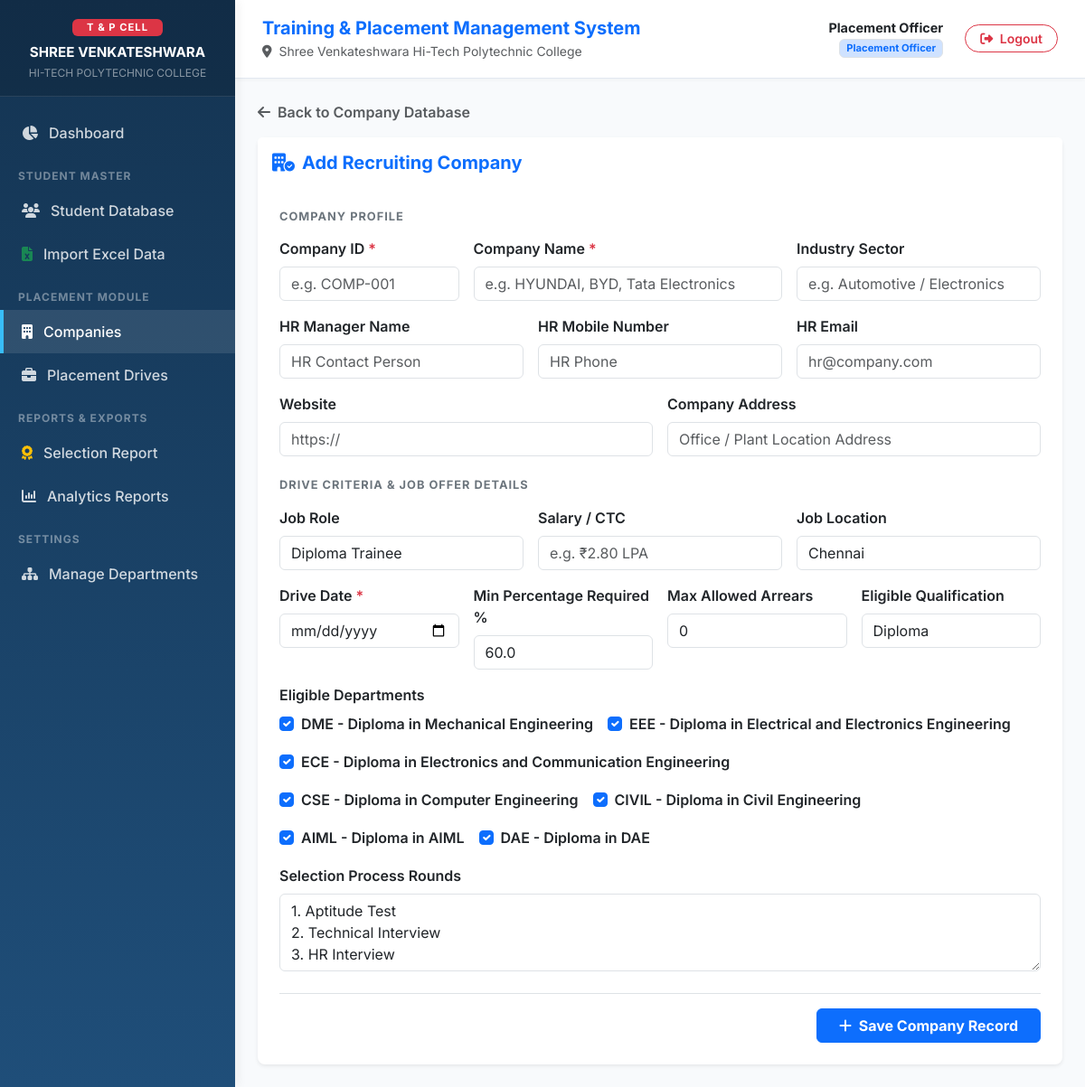
Screenshot of /companies/add/ (signed in) with the database file from the repository.
### placement_app/models.py (models this page shows, shortened)
class Department(models.Model):
    code = models.CharField(max_length=10, unique=True, help_text="e.g. DME, EEE, ECE, CSE, CIVIL")
    name = models.CharField(max_length=100, help_text="e.g. Diploma in Mechanical Engineering")

### placement_app/views.py (the view, shortened to what this page needs)
# urls.py: path('companies/add/', views.company_create_view, name='company_create'),
@login_required
def company_create_view(request):
    departments = Department.objects.all()
    return render(request, 'companies/company_form.html', {'departments': departments})

### placement_app/templates/companies/company_form.html (shortened to what this page needs)
{% extends 'base.html' %}
{% block content %}
<div class="mb-3">
    <a href="{% url 'company_list' %}" class="text-decoration-none text-muted fw-semibold">
        <i class="fa-solid fa-arrow-left me-1"></i> Back to Company Database
    </a>
</div>
<div class="card border-0 shadow-sm rounded-3">
    <div class="card-header bg-white py-3 border-0">
        <h5 class="fw-bold mb-0 text-primary">
            {% if company %}
                <i class="fa-solid fa-pen-to-square me-2"></i>Edit Company Record: {{ company.name }}
            {% else %}
                <i class="fa-solid fa-building-circle-check me-2"></i>Add Recruiting Company
            {% endif %}
        </h5>
    </div>
    <div class="card-body p-4">
        <form method="post">
            <h6 class="fw-bold text-uppercase text-secondary mb-3" style="font-size: 0.8rem; letter-spacing: 1px;">Company Profile</h6>
            <div class="row g-3 mb-4">
                <div class="col-md-3">
                    <label class="form-label fw-semibold">Company ID <span class="text-danger">*</span></label>
                    <input type="text" name="company_id" class="form-control" value="{{ company.company_id|default:'' }}" placeholder="e.g. COMP-001" required>
                </div>
                <div class="col-md-5">
                    <label class="form-label fw-semibold">Company Name <span class="text-danger">*</span></label>
                    <input type="text" name="name" class="form-control" value="{{ company.name|default:'' }}" placeholder="e.g. HYUNDAI, BYD, Tata Electronics" required>
                </div>
                <div class="col-md-4">
                    <label class="form-label fw-semibold">Industry Sector</label>
                    <input type="text" name="industry" class="form-control" value="{{ company.industry|default:'' }}" placeholder="e.g. Automotive / Electronics">
                </div>
                <div class="col-md-4">
                    <label class="form-label fw-semibold">HR Manager Name</label>
                    <input type="text" name="hr_name" class="form-control" value="{{ company.hr_name|default:'' }}" placeholder="HR Contact Person">
                </div>
                <div class="col-md-4">
                    <label class="form-label fw-semibold">HR Mobile Number</label>
                    <input type="text" name="hr_contact" class="form-control" value="{{ company.hr_contact|default:'' }}" placeholder="HR Phone">
                </div>
                <div class="col-md-4">
                    <label class="form-label fw-semibold">HR Email</label>
                    <input type="email" name="hr_email" class="form-control" value="{{ company.hr_email|default:'' }}" placeholder="hr@company.com">
                </div>
                <div class="col-md-6">
                    <label class="form-label fw-semibold">Website</label>
                    <input type="url" name="website" class="form-control" value="{{ company.website|default:'' }}" placeholder="https://">
                </div>
                <div class="col-md-6">
                    <label class="form-label fw-semibold">Company Address</label>
                    <input type="text" name="address" class="form-control" value="{{ company.address|default:'' }}" placeholder="Office / Plant Location Address">
                </div>
            </div>
            <h6 class="fw-bold text-uppercase text-secondary mb-3" style="font-size: 0.8rem; letter-spacing: 1px;">Drive Criteria & Job Offer Details</h6>
            <div class="row g-3 mb-4">
                <div class="col-md-4">
                    <label class="form-label fw-semibold">Job Role</label>
                    <input type="text" name="job_role" class="form-control" value="{{ company.job_role|default:'Diploma Trainee' }}">
                </div>
                <div class="col-md-4">
                    <label class="form-label fw-semibold">Salary / CTC</label>
                    <input type="text" name="salary_ctc" class="form-control" value="{{ company.salary_ctc|default:'' }}" placeholder="e.g. ₹2.80 LPA">
                </div>
                <div class="col-md-4">
                    <label class="form-label fw-semibold">Job Location</label>
                    <input type="text" name="job_location" class="form-control" value="{{ company.job_location|default:'Chennai' }}">
                </div>
                <div class="col-md-3">
                    <label class="form-label fw-semibold">Drive Date <span class="text-danger">*</span></label>
                    <input type="date" name="drive_date" class="form-control" value="{% if company.drive_date %}{{ company.drive_date|date:'Y-m-d' }}{% endif %}" required>
                </div>
                <div class="col-md-3">
                    <label class="form-label fw-semibold">Min Percentage Required %</label>
                    <input type="number" step="0.1" name="min_percentage" class="form-control" value="{{ company.min_percentage|default:60.0 }}">
                </div>
                <div class="col-md-3">
                    <label class="form-label fw-semibold">Max Allowed Arrears</label>
                    <input type="number" name="max_arrears" class="form-control" value="{{ company.max_arrears|default:0 }}">
                </div>
                <div class="col-md-3">
                    <label class="form-label fw-semibold">Eligible Qualification</label>
                    <input type="text" name="qualification" class="form-control" value="{{ company.qualification|default:'Diploma' }}">
                </div>
                <div class="col-12">
                    <label class="form-label fw-semibold">Eligible Departments</label>
                    <div class="d-flex flex-wrap gap-3">
                        {% for dept in departments %}
                        <div class="form-check">
                            <input class="form-check-input" type="checkbox" name="departments" value="{{ dept.pk }}" id="dept_{{ dept.pk }}" {% if company %}{% if dept in company.eligible_departments.all %}checked{% endif %}{% else %}checked{% endif %}>
                            <label class="form-check-label fw-semibold" for="dept_{{ dept.pk }}">
                                {{ dept.code }} - {{ dept.name }}
                            </label>
                        </div>
                        {% endfor %}
                    </div>
                </div>
                <div class="col-12">
                    <label class="form-label fw-semibold">Selection Process Rounds</label>
                    <textarea name="selection_process" class="form-control" rows="3">{% if company %}{{ company.selection_process }}{% else %}1. Aptitude Test
2. Technical Interview
3. HR Interview{% endif %}</textarea>
                </div>
            </div>
            <div class="text-end border-top pt-3">
                <button type="submit" class="btn btn-primary px-4 fw-bold">
                    {% if company %}
                        <i class="fa-solid fa-save me-1"></i> Update Company Record
                    {% else %}
                        <i class="fa-solid fa-plus me-1"></i> Save Company Record
                    {% endif %}
                </button>
            </div>
        </form>
    </div>
</div>
{% endblock %}

### placement_app/templates/base.html (shortened to what this page needs)
<!DOCTYPE html>
<html lang="en">
<head>
    <link href="https://cdn.jsdelivr.net/npm/bootstrap@5.3.2/dist/css/bootstrap.min.css" rel="stylesheet">
    <link href="https://cdnjs.cloudflare.com/ajax/libs/font-awesome/6.4.2/css/all.min.css" rel="stylesheet">
</head>
<body>
    {% if user.is_authenticated %}
    <nav id="sidebar">
        <div class="brand-header text-center py-3 px-3">
            <div class="badge bg-danger mb-2 px-3 py-1 text-uppercase" style="font-size: 0.7rem; letter-spacing: 1px;">T & P CELL</div>
            <h6 class="fw-bold text-white mb-1" style="font-size: 0.95rem; line-height: 1.3;">SHREE VENKATESHWARA</h6>
            <small class="text-white-50" style="font-size: 0.75rem; display: block;">HI-TECH POLYTECHNIC COLLEGE</small>
        </div>
        <ul class="nav flex-column mt-3">
            <li class="nav-item">
                <a href="{% url 'dashboard' %}" class="nav-link {% if request.resolver_match.url_name == 'dashboard' %}active{% endif %}">
                    <i class="fa-solid fa-chart-pie"></i> Dashboard
                </a>
            </li>
            <div class="nav-header">STUDENT MASTER</div>
            <li class="nav-item">
                <a href="{% url 'student_list' %}" class="nav-link {% if 'student' in request.resolver_match.url_name and 'import' not in request.resolver_match.url_name %}active{% endif %}">
                    <i class="fa-solid fa-users"></i> Student Database
                </a>
            </li>
            <li class="nav-item">
                <a href="{% url 'import_excel' %}" class="nav-link {% if 'import' in request.resolver_match.url_name %}active{% endif %}">
                    <i class="fa-solid fa-file-excel text-success"></i> Import Excel Data
                </a>
            </li>
            <div class="nav-header">PLACEMENT MODULE</div>
            <li class="nav-item">
                <a href="{% url 'company_list' %}" class="nav-link {% if 'company' in request.resolver_match.url_name %}active{% endif %}">
                    <i class="fa-solid fa-building"></i> Companies
                </a>
            </li>
            <li class="nav-item">
                <a href="{% url 'drive_list' %}" class="nav-link {% if 'drive' in request.resolver_match.url_name %}active{% endif %}">
                    <i class="fa-solid fa-briefcase"></i> Placement Drives
                </a>
            </li>
            <div class="nav-header">REPORTS & EXPORTS</div>
            <li class="nav-item">
                <a href="{% url 'selection_report' %}" class="nav-link {% if 'selection' in request.resolver_match.url_name %}active{% endif %}">
                    <i class="fa-solid fa-award text-warning"></i> Selection Report
                </a>
            </li>
            <li class="nav-item">
                <a href="{% url 'reports_hub' %}" class="nav-link {% if 'reports_hub' in request.resolver_match.url_name %}active{% endif %}">
                    <i class="fa-solid fa-chart-column"></i> Analytics Reports
                </a>
            </li>
            <div class="nav-header">SETTINGS</div>
            <li class="nav-item">
                <a href="{% url 'department_list' %}" class="nav-link {% if 'department' in request.resolver_match.url_name %}active{% endif %}">
                    <i class="fa-solid fa-sitemap"></i> Manage Departments
                </a>
            </li>
        </ul>
    </nav>
    {% endif %}
    <div id="content" {% if not user.is_authenticated %}style="margin-left: 0; padding: 0;"{% endif %}>
        {% if user.is_authenticated %}
        <header class="top-navbar">
            <div>
                <h5 class="fw-bold mb-0 text-primary" style="line-height: 1.3;">Training & Placement Management System</h5>
                <small class="text-muted"><i class="fa-solid fa-location-dot me-1"></i> Shree Venkateshwara Hi-Tech Polytechnic College</small>
            </div>
            <div class="d-flex align-items-center gap-3">
                <div class="text-end me-2">
                    <span class="fw-bold d-block text-dark" style="font-size: 0.9rem; line-height: 1.2;">{{ user.get_full_name|default:user.username }}</span>
                    <span class="badge bg-primary-subtle text-primary border" style="font-size: 0.7rem;">Placement Officer</span>
                </div>
                <a href="{% url 'logout' %}" class="btn btn-outline-danger btn-sm rounded-pill px-3 fw-semibold">
                    <i class="fa-solid fa-right-from-bracket me-1"></i> Logout
                </a>
            </div>
        </header>
        {% endif %}
        {% block content %}{% endblock %}
    </div>
</body>
</html>

### placement_app/templates/base.html (style rules this page uses)
:root { --sidebar-width: 260px; --primary-blue: #1F4E79; --primary-dark: #143452; --accent-red: #D9534F; --bg-light: #F8FAFC; }
body { font-family: 'Inter', sans-serif; background-color: var(--bg-light); color: #334155; min-height: 100vh; }
#sidebar { width: var(--sidebar-width); position: fixed; top: 0; left: 0; bottom: 0; background: linear-gradient(180deg, var(--primary-dark) 0%, var(--primary-blue) 100%); color: #fff; z-index: 1000; transition: all 0.3s; box-shadow: 4px 0 10px rgba(0,0,0,0.05); }
#sidebar .brand-header { padding: 20px 15px; background: rgba(0,0,0,0.15); border-bottom: 1px solid rgba(255,255,255,0.1); }
#sidebar .nav-link { color: rgba(255,255,255,0.8); padding: 12px 20px; font-weight: 500; display: flex; align-items: center; gap: 12px; border-left: 4px solid transparent; transition: all 0.2s; }
#sidebar .nav-link:hover, #sidebar .nav-link.active { color: #fff; background: rgba(255,255,255,0.1); border-left-color: #38BDF8; }
#sidebar .nav-header { font-size: 0.75rem; text-transform: uppercase; letter-spacing: 1px; color: rgba(255,255,255,0.4); padding: 15px 20px 5px 20px; font-weight: 700; }
#content { margin-left: var(--sidebar-width); padding: 25px; transition: all 0.3s; }
.top-navbar { background: #fff; padding: 18px 30px; margin: -25px -25px 25px -25px; border-bottom: 1px solid #E2E8F0; display: flex; justify-content: space-between; align-items: center; box-shadow: 0 2px 4px rgba(0,0,0,0.03); position: sticky; top: 0; z-index: 999; }

### rows the page displays
Department: code "DME", name "Diploma in Mechanical Engineering"
Department: code "EEE", name "Diploma in Electrical and Electronics Engineering"
Department: code "ECE", name "Diploma in Electronics and Communication Engineering"
Department: code "CSE", name "Diploma in Computer Engineering"
Department: code "CIVIL", name "Diploma in Civil Engineering"
Department: code "AIML", name "Diploma in AIML"
Department: code "DAE", name "Diploma in DAE"

### other values shown
{{ user.get_full_name|default:user.username }} "Placement Officer"
